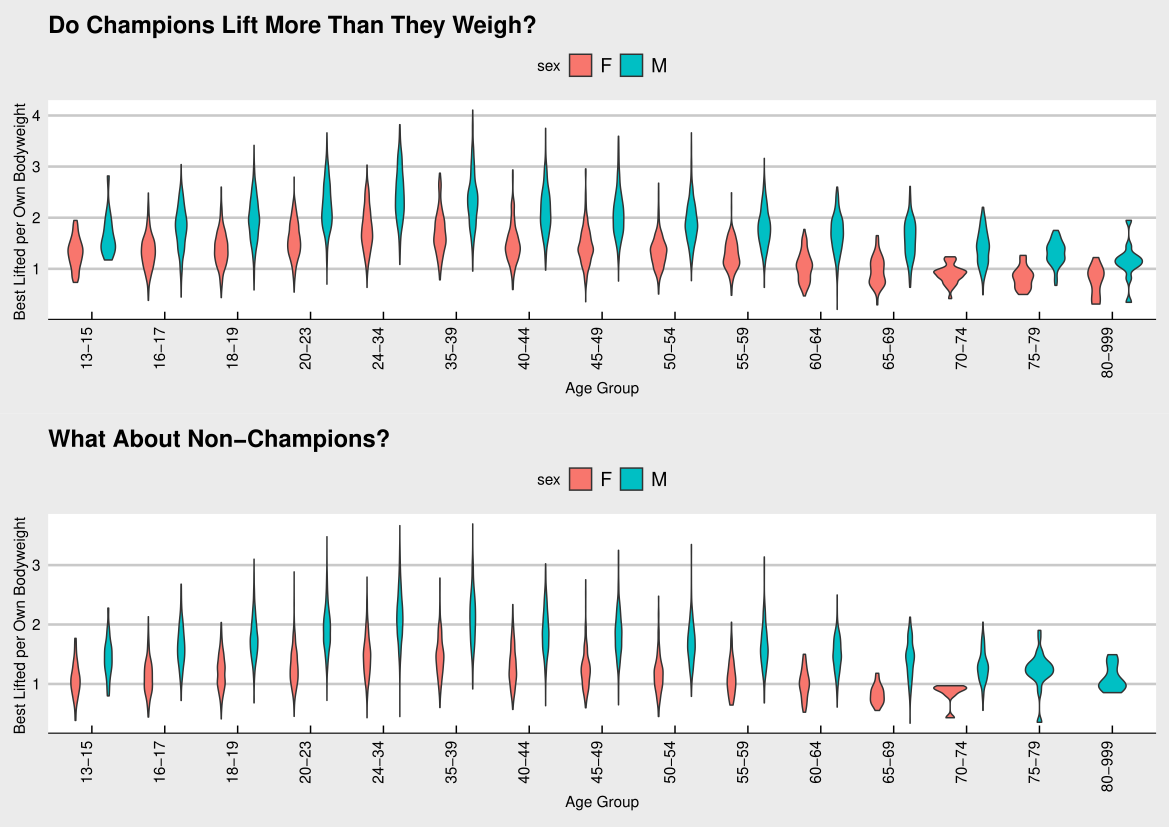

Generate this figure with R:
rm(list=ls())

# LOAD LIBRARIES ------------------------------------------------------------------------------
library(tidyverse)
library(dplyr)
library(ggplot2)
library(ggthemes)
#library(gridExtra)
#library(grid)
library(data.table)
library(Hmisc)

#load data
ipf_lifts <- read.csv("https://raw.githubusercontent.com/rfordatascience/tidytuesday/master/data/2019/2019-10-08/ipf_lifts.csv")
ipf_lifts = as.data.table(ipf_lifts)
champs = ipf_lifts[place ==3 |place ==2 | place ==1 ]
champs = champs[age_class!="NA"] #exclude NA
champs = champs[, lift_per_kg := best3bench_kg / bodyweight_kg ]
  p<-ggplot(champs, aes(x=age_class, y=lift_per_kg, fill = sex)) + 
  geom_violin(trim=TRUE) +
  theme_economist_white() + 
  labs(title="Do Champions Lift More Than They Weigh?",
       x="Age Group", 
       y = "Best Lifted per Own Bodyweight ") +
  theme(axis.text.x = element_text(angle = 90, hjust = 1))
  

nonchamps = ipf_lifts[place !=3 & place !=2 & place !=1 ]
nonchamps = nonchamps[best3bench_kg>=0] #exclude negative weights
nonchamps = nonchamps[age_class!="5-12"] #exclude small kids
nonchamps = nonchamps[, lift_per_kg := best3bench_kg / bodyweight_kg ]
nonchamps = nonchamps[, lift_per_year := best3bench_kg / age ]

q<-ggplot(nonchamps, aes(x=age_class, y=lift_per_kg, fill = sex)) + 
  geom_violin(trim=TRUE) +
  theme_economist_white() + 
  labs(title="What About Non-Champions?",
       x="Age Group", 
       y = "Best Lifted per Own Bodyweight ") +
  theme(axis.text.x = element_text(angle = 90, hjust = 1))
grid.arrange(p, q, ncol=1)
